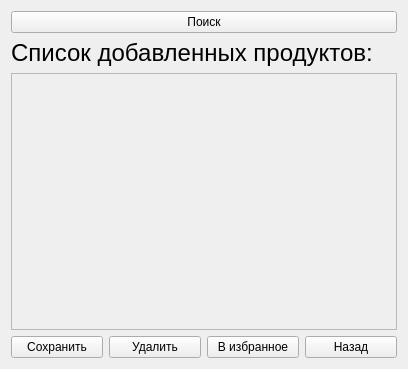
<?xml version="1.0" encoding="UTF-8"?>
<ui version="4.0">
 <class>adder</class>
 <widget class="QWidget" name="adder">
  <property name="geometry">
   <rect>
    <x>0</x>
    <y>0</y>
    <width>408</width>
    <height>369</height>
   </rect>
  </property>
  <property name="minimumSize">
   <size>
    <width>408</width>
    <height>369</height>
   </size>
  </property>
  <property name="maximumSize">
   <size>
    <width>408</width>
    <height>369</height>
   </size>
  </property>
  <property name="windowTitle">
   <string>Form</string>
  </property>
  <layout class="QGridLayout" name="gridLayout">
   <item row="8" column="0">
    <widget class="QPushButton" name="SaveButton">
     <property name="text">
      <string>Сохранить</string>
     </property>
    </widget>
   </item>
   <item row="0" column="0" colspan="4">
    <widget class="QPushButton" name="FindButton">
     <property name="sizePolicy">
      <sizepolicy hsizetype="Expanding" vsizetype="Fixed">
       <horstretch>0</horstretch>
       <verstretch>0</verstretch>
      </sizepolicy>
     </property>
     <property name="text">
      <string>Поиск</string>
     </property>
    </widget>
   </item>
   <item row="8" column="2">
    <widget class="QPushButton" name="favButton">
     <property name="text">
      <string>В избранное</string>
     </property>
    </widget>
   </item>
   <item row="6" column="0" colspan="4">
    <widget class="QScrollArea" name="scrollArea_2">
     <property name="widgetResizable">
      <bool>true</bool>
     </property>
     <widget class="QWidget" name="scrollAreaWidgetContents_2">
      <property name="geometry">
       <rect>
        <x>0</x>
        <y>0</y>
        <width>388</width>
        <height>256</height>
       </rect>
      </property>
     </widget>
    </widget>
   </item>
   <item row="8" column="3">
    <widget class="QPushButton" name="BackButton">
     <property name="text">
      <string>Назад</string>
     </property>
    </widget>
   </item>
   <item row="8" column="1">
    <widget class="QPushButton" name="DeleteButton">
     <property name="text">
      <string>Удалить</string>
     </property>
    </widget>
   </item>
   <item row="1" column="0" colspan="4">
    <widget class="QLabel" name="label">
     <property name="sizePolicy">
      <sizepolicy hsizetype="Fixed" vsizetype="Fixed">
       <horstretch>0</horstretch>
       <verstretch>0</verstretch>
      </sizepolicy>
     </property>
     <property name="font">
      <font>
       <pointsize>18</pointsize>
      </font>
     </property>
     <property name="text">
      <string>&lt;html&gt;&lt;head/&gt;&lt;body&gt;&lt;p align=&quot;center&quot;&gt;Список добавленных продуктов:&lt;/p&gt;&lt;/body&gt;&lt;/html&gt;</string>
     </property>
    </widget>
   </item>
  </layout>
 </widget>
 <tabstops>
  <tabstop>FindButton</tabstop>
  <tabstop>SaveButton</tabstop>
  <tabstop>DeleteButton</tabstop>
  <tabstop>favButton</tabstop>
  <tabstop>BackButton</tabstop>
  <tabstop>scrollArea_2</tabstop>
 </tabstops>
 <resources/>
 <connections/>
</ui>
